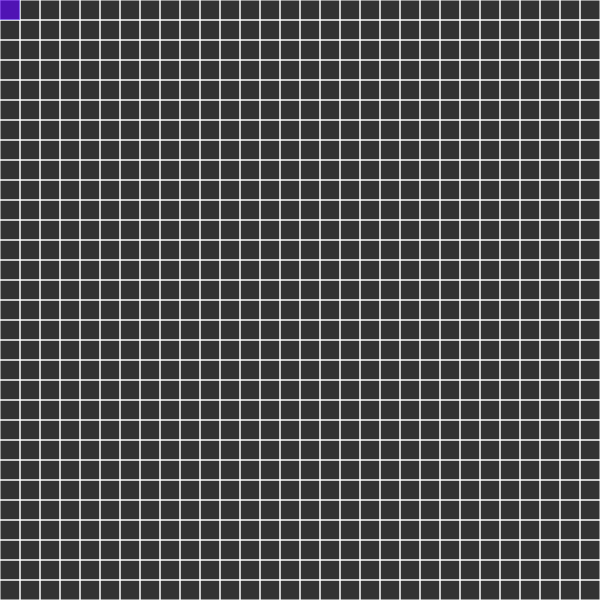
Frame 1 (no input)
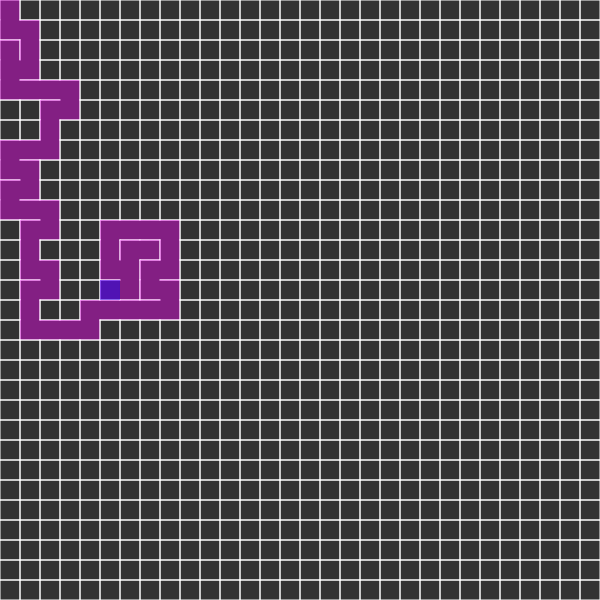
Frame 60 (no input)
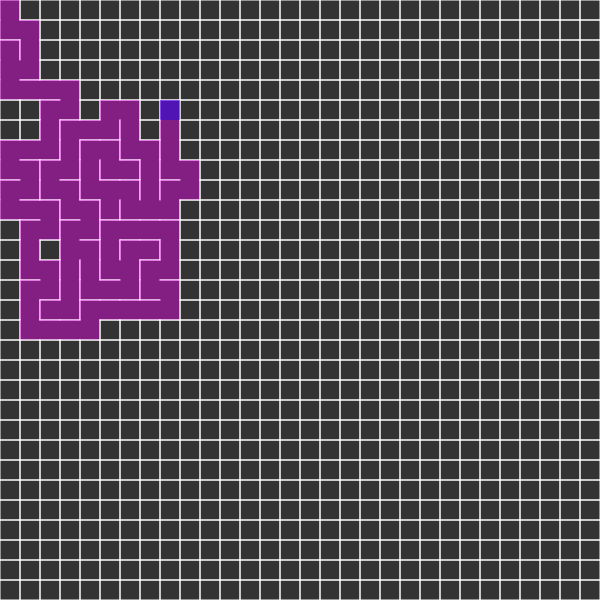
Frame 120 (the mouse pressed at the canvas centre since frame 60)

The p5.js sketch that drew these frames (run headless with seeded random() and noise() and a simulated clock; from frame 60 on, the mouse is pressed at the canvas centre):

// p5.js sketch
// ── sketch.js

// https://en.wikipedia.org/wiki/Maze_generation_algorithm

/**
* Randomized depth-first search (DFS)
*  => Iterative implementation
* 
* 1. Choose the initial cell, mark it as visited and push it to the stack.
* 2. While the stack is not empty,
*   1. Pop a cell from the stack and make it a current cell.
*   2. If the current cell has any neighbors which have not been visited,
*     1. Push the current cell to the stack.
*     2. Choose one of the unvisited neighbors.
*     3. Remove the wall between the current cell and the chosen cell.
*     4. Mark the chosen cell as visited and push it to the stack.
*/

let cols, rows;
const w = 20;
const grid = [];
let current;
const stack = [];



function setup() {
    createCanvas(600, 600);
    cols = floor(width / w);
    rows = floor(height / w);
    // frameRate(5);
    
    for (let j = 0; j < rows; j++) {
        for (let i = 0; i < cols; i++) {
            const cell = new Cell(i, j);
            grid.push(cell);
        }
    }
    
    console.log("START DRAWING MAZE!");
    // STEP 1
    current = grid[index(0, 0)];
    current.visited = true;
    stack.push(current);
}

function index(i, j) {
    if (i < 0 || j < 0 || i > cols - 1 || j > rows - 1) {
        return -1;
    }
    return i + j * cols;
}


function removeWalls(a, b) {
    var x = a.i - b.i;
    if (x === 1) {
        a.walls[3] = false;
        b.walls[1] = false;
    } else if (x === -1) {
        a.walls[1] = false;
        b.walls[3] = false;
    }
    var y = a.j - b.j;
    if (y === 1) {
        a.walls[0] = false;
        b.walls[2] = false;
    } else if (y === -1) {
        a.walls[2] = false;
        b.walls[0] = false;
    }
}

function draw() {
    background(51);
    for (let i = 0; i < grid.length; i++) {
        grid[i].show();
    }
    
    // STEP 2
    if (stack.length > 0) {
        // STEP 2.1
        current = stack.pop();
        current.highlight();
        // STEP 2.2
        const neighbors = current.checkNeighbors();
        if (neighbors.length > 0) {
            // STEP 2.2.1
            stack.push(current);
            // STEP 2.2.2
            const r = floor(random(0, neighbors.length));
            const chosen = neighbors[r];
            // STEP 2.2.3
            removeWalls(current, chosen);
            // STEP 2.2.4
            chosen.visited = true;
            stack.push(chosen);
        }
    } else {
        console.log("FINISHED DRAWING MAZE!");
        noLoop();
    }
    
    
}

// ── cell.js


class Cell {
    
    constructor(i, j) {
        this.i = i;
        this.j = j;
        this.walls = [true, true, true, true]; // TRDL
        this.visited = false;
    }

    checkNeighbors() {
        const neighbors = [];
        const top = grid[index(this.i, this.j - 1)];
        const right = grid[index(this.i + 1, this.j)];
        const bottom = grid[index(this.i, this.j + 1)];
        const left = grid[index(this.i - 1, this.j)];
        
        if (top && !top.visited) neighbors.push(top);
        if (right && !right.visited) neighbors.push(right);
        if (bottom && !bottom.visited) neighbors.push(bottom);        
        if (left && !left.visited) neighbors.push(left);

        return neighbors;
    }
    
    
    highlight() {
        const x = this.i * w;
        const y = this.j * w;
        noStroke();
        fill(0, 0, 255, 100);
        rect(x, y, w, w);
    }
    
    show() {
        const x = this.i * w;
        const y = this.j * w;
        stroke(255);
        if (this.walls[0]) {
            line(x, y, x + w, y);
        }
        if (this.walls[1]) {
            line(x + w, y, x + w, y + w);
        }
        if (this.walls[2]) {
            line(x + w, y + w, x, y + w);
        }
        if (this.walls[3]) {
            line(x, y + w, x, y);
        }
        
        if (this.visited) {
            noStroke();
            fill(255, 0, 255, 100);
            rect(x, y, w, w);
        }
    }
    
}
